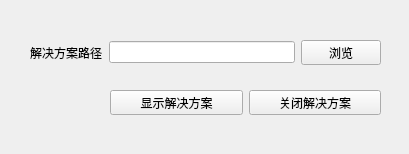
<?xml version="1.0" encoding="UTF-8"?>
<ui version="4.0">
 <class>addSolutionDlg</class>
 <widget class="QWidget" name="addSolutionDlg">
  <property name="geometry">
   <rect>
    <x>0</x>
    <y>0</y>
    <width>409</width>
    <height>154</height>
   </rect>
  </property>
  <property name="maximumSize">
   <size>
    <width>409</width>
    <height>154</height>
   </size>
  </property>
  <property name="windowTitle">
   <string>救援方案管理</string>
  </property>
  <widget class="QWidget" name="layoutWidget">
   <property name="geometry">
    <rect>
     <x>30</x>
     <y>40</y>
     <width>351</width>
     <height>25</height>
    </rect>
   </property>
   <layout class="QHBoxLayout" name="horizontalLayout">
    <item>
     <widget class="QLabel" name="label">
      <property name="text">
       <string>解决方案路径</string>
      </property>
     </widget>
    </item>
    <item>
     <widget class="QLineEdit" name="lineEdit"/>
    </item>
    <item>
     <widget class="QPushButton" name="selectPathButton">
      <property name="text">
       <string>浏览</string>
      </property>
     </widget>
    </item>
   </layout>
  </widget>
  <widget class="QWidget" name="layoutWidget">
   <property name="geometry">
    <rect>
     <x>110</x>
     <y>90</y>
     <width>271</width>
     <height>25</height>
    </rect>
   </property>
   <layout class="QHBoxLayout" name="horizontalLayout_2">
    <item>
     <widget class="QPushButton" name="openSolutionPathButton">
      <property name="text">
       <string>显示解决方案</string>
      </property>
     </widget>
    </item>
    <item>
     <widget class="QPushButton" name="closeSolutionButton">
      <property name="text">
       <string>关闭解决方案</string>
      </property>
     </widget>
    </item>
   </layout>
  </widget>
 </widget>
 <resources/>
 <connections/>
</ui>
